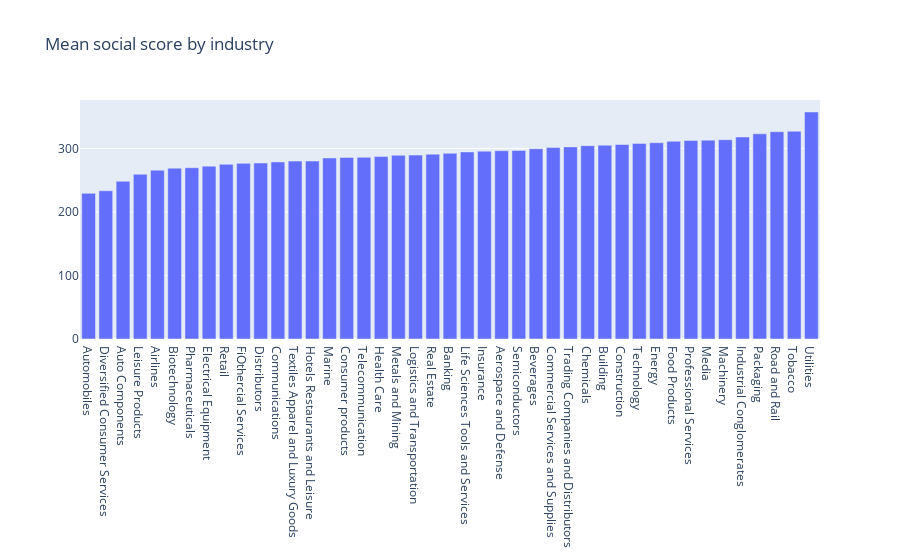

This figure's notebook cell:
### Code cell
import plotly.graph_objects as go 
fig = go.Figure(go.Bar(x=data_soc_mean.index,y=data_soc_mean.values),go.Layout(title_text='Mean social score by industry'))
fig.show()

### Figure 1 — Plotly figure (JSON) as saved in the notebook; plotly's stock layout.template omitted (floating-point values rounded to 4 significant figures)
{"data": [{"type": "bar", "x": ["Automobiles", "Diversified Consumer Services", "Auto Components", "Leisure Products", "Airlines", "Biotechnology", "Pharmaceuticals", "Electrical Equipment", "Retail", "FiOthercial Services", "Distributors", "Communications", "Textiles Apparel and Luxury Goods", "Hotels Restaurants and Leisure", "Marine", "Consumer products", "Telecommunication", "Health Care", "Metals and Mining", "Logistics and Transportation", "Real Estate", "Banking", "Life Sciences Tools and Services", "Insurance", "Aerospace and Defense", "Semiconductors", "Beverages", "Commercial Services and Supplies", "Trading Companies and Distributors", "Chemicals", "Building", "Construction", "Technology", "Energy", "Food Products", "Professional Services", "Media", "Machinery", "Industrial Conglomerates", "Packaging", "Road and Rail", "Tobacco", "Utilities"], "y": [229.2, 233.3, 248.3, 259.3, 265.7, 268.9, 269.7, 272.1, 275.0, 276.5, 277, 278.8, 280, 280.2, 285, 285.7, 286, 287.4, 289.2, 289.5, 290.9, 292.3, 294.5, 295.7, 296.4, 296.7, 299.5, 301.3, 302.4, 304.4, 305.1, 306.2, 307.9, 309.0, 311.3, 312.4, 313, 313.7, 318, 323, 326.3, 327, 357.4]}], "layout": {"title": {"text": "Mean social score by industry"}}}
